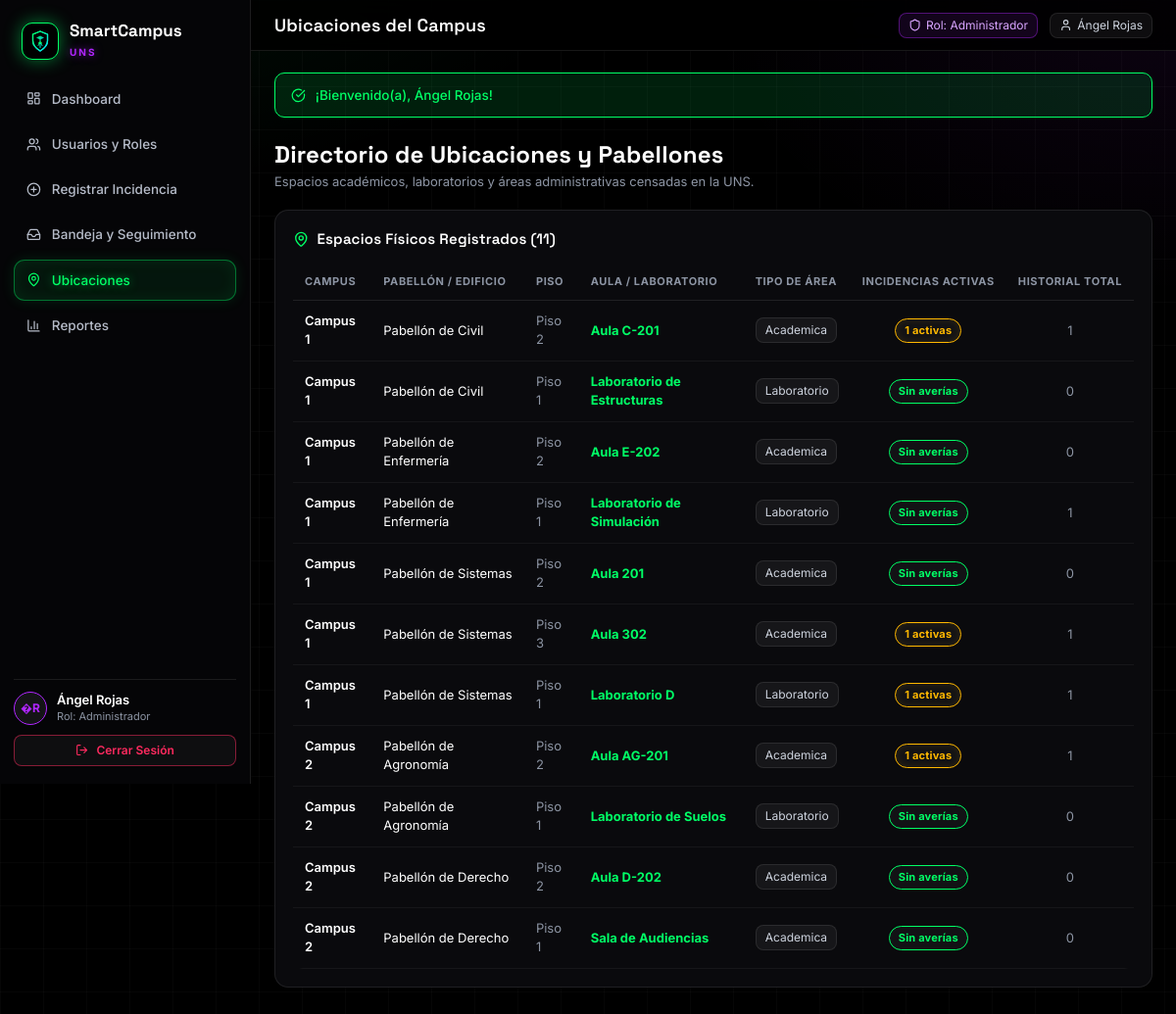
Page /ubicaciones.php (signed in) on the committed database.
### tables this page shows
CREATE TABLE Ubicaciones (
    idUbic INT AUTO_INCREMENT PRIMARY KEY,
    campus VARCHAR(50) NOT NULL,
    pabellon VARCHAR(80) NOT NULL,
    piso VARCHAR(20) NOT NULL,
    aula_espacio VARCHAR(80) NOT NULL,
    area_tipo ENUM('Academica', 'Laboratorio', 'Administrativa', 'Biblioteca', 'Servicios Generales', 'Areas comunes') DEFAULT 'Academica'
);

### includes/auth.php (called while the page is built, shortened)
<?php
function currentUser(): ?array {
    return $_SESSION['usuario'] ?? null;
}
function getFlash(): ?array {
    if (isset($_SESSION['flash'])) {
        $f = $_SESSION['flash'];
        return $f;
    }
    return null;
}

### ubicaciones.php (the view, shortened to what this page needs)
<?php
require_once __DIR__ . '/includes/conexion.php';
require_once __DIR__ . '/includes/auth.php';
$tituloPagina = 'Ubicaciones del Campus';
$sql = "
    SELECT
        u.*,
        COUNT(i.idIncidencia) as total_incidencias,
        SUM(CASE WHEN i.estado IN ('Registrada', 'Revisada', 'Asignada', 'En atencion') THEN 1 ELSE 0 END) as activas
    FROM ubicaciones u
    LEFT JOIN incidencias i ON u.idUbic = i.idUbic
    GROUP BY u.idUbic
    ORDER BY u.campus, u.pabellon, u.aula_espacio
";
$stmt = $pdo->query($sql);
$ubicaciones = $stmt->fetchAll();
include __DIR__ . '/includes/header.php';
?>
<div class="page-h">
    <div>
        <h1>Directorio de Ubicaciones y Pabellones</h1>
        <p>Espacios académicos, laboratorios y áreas administrativas censadas en la UNS.</p>
    </div>
</div>
<div class="card">
    <div class="card-h">
        <h3><i data-lucide="map-pin"></i> Espacios Físicos Registrados (<?= count($ubicaciones) ?>)</h3>
    </div>
    <div class="tbl-wrap">
        <table class="tbl">
            <thead>
                <tr>
                    <th>Campus</th>
                    <th>Pabellón / Edificio</th>
                    <th>Piso</th>
                    <th>Aula / Laboratorio</th>
                    <th>Tipo de Área</th>
                    <th style="text-align:center">Incidencias Activas</th>
                    <th style="text-align:center">Historial Total</th>
                </tr>
            </thead>
            <tbody>
                <?php foreach ($ubicaciones as $ub): ?>
                    <tr>
                        <td style="font-weight:600"><?= htmlspecialchars($ub['campus']) ?></td>
                        <td><?= htmlspecialchars($ub['pabellon']) ?></td>
                        <td class="muted">Piso <?= htmlspecialchars($ub['piso']) ?></td>
                        <td><b style="color:var(--g)"><?= htmlspecialchars($ub['aula_espacio']) ?></b></td>
                        <td>
                            <span class="chip"><?= htmlspecialchars($ub['area_tipo']) ?></span>
                        </td>
                        <td style="text-align:center">
                            <?php if ($ub['activas'] > 0): ?>
                                <span class="badge b-Alta"><?= $ub['activas'] ?> activas</span>
                            <?php else: ?>
                                <span class="badge b-Media">Sin averías</span>
                            <?php endif; ?>
                        </td>
                        <td style="text-align:center" class="muted">
                            <?= $ub['total_incidencias'] ?>
                        </td>
                    </tr>
                <?php endforeach; ?>
            </tbody>
        </table>
    </div>
</div>
<?php include __DIR__ . '/includes/footer.php'; ?>

### includes/header.php (shortened to what this page needs)
<?php
require_once __DIR__ . '/auth.php';
$tituloPagina = $tituloPagina ?? 'SmartCampus AI';
?>
<!DOCTYPE html>
<html lang="es">
<head>
    <link rel="stylesheet" href="assets/css/styles.css">
</head>
<body>
<div class="app">
    <?php include __DIR__ . '/sidebar.php'; ?>
    <main class="main">
        <header class="topbar">
            <h2><?= htmlspecialchars($tituloPagina) ?></h2>
            <div class="chip chip-p" style="text-transform:capitalize">
                <i data-lucide="shield"></i>
                <span>Rol: <?= htmlspecialchars($rol) ?></span>
            </div>
            <div class="chip" title="<?= htmlspecialchars($user['email'] ?? '') ?>">
                <i data-lucide="user"></i>
                <span><?= htmlspecialchars($user['nomUsuario'] ?? '') ?></span>
            </div>
        </header>
        <div id="view">
            <?php
            $flash = getFlash();
            if ($flash):
            ?>
                <div class="alert-flash alert-<?= htmlspecialchars($flash['tipo']) ?>">
                    <i data-lucide="<?= $flash['tipo'] === 'success' ? 'check-circle' : 'alert-circle' ?>"></i>
                    <span><?= htmlspecialchars($flash['mensaje']) ?></span>
                </div>
            <?php endif; ?>

### includes/sidebar.php
<?php
require_once __DIR__ . '/auth.php';
$user = currentUser();
$rol = strtolower($user['nomRol'] ?? 'reportante');
$currentPage = basename($_SERVER['PHP_SELF']);
$nombres = explode(' ', $user['nomUsuario'] ?? 'Usuario');
$iniciales = '';
foreach (array_slice($nombres, 0, 2) as $n) {
    $iniciales .= strtoupper(substr($n, 0, 1));
}
?>
<aside class="sidebar" id="sidebar">
    <div class="brand">
        <div class="brand-logo">
            <img src="assets/img/logo.svg" alt="SmartCampus" style="width:24px;height:24px;">
        </div>
        <div>
            <b>SmartCampus</b>
            <small>UNS</small>
        </div>
    </div>
    <nav class="nav">
        <?php if ($rol === 'administrador' || $rol === 'operador'): ?>
            <a href="dashboard.php" class="<?= ($currentPage === 'dashboard.php') ? 'active' : '' ?>">
                <i data-lucide="layout-dashboard"></i>
                <span>Dashboard</span>
            </a>
        <?php endif; ?>
        <?php if ($rol === 'administrador'): ?>
            <a href="usuarios.php" class="<?= ($currentPage === 'usuarios.php') ? 'active' : '' ?>">
                <i data-lucide="users"></i>
                <span>Usuarios y Roles</span>
            </a>
        <?php endif; ?>
        <?php if ($rol === 'reportante' || $rol === 'administrador'): ?>
            <a href="registrar.php" class="<?= ($currentPage === 'registrar.php') ? 'active' : '' ?>">
                <i data-lucide="plus-circle"></i>
                <span>Registrar Incidencia</span>
            </a>
        <?php endif; ?>
        <a href="bandeja.php" class="<?= ($currentPage === 'bandeja.php' || $currentPage === 'detalle.php') ? 'active' : '' ?>">
            <i data-lucide="inbox"></i>
            <span>Bandeja y Seguimiento</span>
        </a>
        <?php if ($rol === 'administrador' || $rol === 'operador'): ?>
            <a href="ubicaciones.php" class="<?= ($currentPage === 'ubicaciones.php') ? 'active' : '' ?>">
                <i data-lucide="map-pin"></i>
                <span>Ubicaciones</span>
            </a>
            <a href="reportes.php" class="<?= ($currentPage === 'reportes.php') ? 'active' : '' ?>">
                <i data-lucide="bar-chart-3"></i>
                <span>Reportes</span>
            </a>
        <?php endif; ?>
    </nav>
    <div class="side-foot">
        <div class="user-card">
            <div class="avatar av-<?= htmlspecialchars($rol) ?>">
                <?= htmlspecialchars($iniciales) ?>
            </div>
            <div style="min-width:0;flex:1">
                <div class="n" style="white-space:nowrap;overflow:hidden;text-overflow:ellipsis" title="<?= htmlspecialchars($user['nomUsuario'] ?? '') ?>">
                    <?= htmlspecialchars($user['nomUsuario'] ?? 'Usuario') ?>
                </div>
                <div class="r" style="text-transform:capitalize">
                    Rol: <?= htmlspecialchars($rol) ?>
                </div>
            </div>
        </div>
        <a href="logout.php" class="btn btn-sm btn-danger btn-block" style="text-decoration:none">
            <i data-lucide="log-out"></i>
            <span>Cerrar Sesión</span>
        </a>
    </div>
</aside>

### includes/footer.php (shortened to what this page needs)
        </div>
    </main>
</div>
</body>
</html>

### includes/header.php (style rules this page uses)
.alert-flash { padding: 12px 16px; border-radius: 10px; margin-bottom: 20px; display: flex; align-items: center; gap: 10px; font-weight: 500; font-size: 13.5px; }
.alert-success { background: rgba(0, 255, 102, 0.12); border: 1px solid var(--g); color: var(--g); }

### rows in the picture
ubicaciones: campus "Campus 1", pabellon "Pabellón de Civil", piso "2", aula_espacio "Aula C-201", area_tipo "Academica", activas "1", total_incidencias "1"
ubicaciones: campus "Campus 1", pabellon "Pabellón de Civil", piso "1", aula_espacio "Laboratorio de Estructuras", area_tipo "Laboratorio", shows "Sin averías", total_incidencias "0"
ubicaciones: campus "Campus 1", pabellon "Pabellón de Enfermería", piso "2", aula_espacio "Aula E-202", area_tipo "Academica", shows "Sin averías", total_incidencias "0"
ubicaciones: campus "Campus 1", pabellon "Pabellón de Enfermería", piso "1", aula_espacio "Laboratorio de Simulación", area_tipo "Laboratorio", shows "Sin averías", total_incidencias "1"
ubicaciones: campus "Campus 1", pabellon "Pabellón de Sistemas", piso "2", aula_espacio "Aula 201", area_tipo "Academica", shows "Sin averías", total_incidencias "0"
ubicaciones: campus "Campus 1", pabellon "Pabellón de Sistemas", piso "3", aula_espacio "Aula 302", area_tipo "Academica", activas "1", total_incidencias "1"
ubicaciones: campus "Campus 1", pabellon "Pabellón de Sistemas", piso "1", aula_espacio "Laboratorio D", area_tipo "Laboratorio", activas "1", total_incidencias "1"
ubicaciones: campus "Campus 2", pabellon "Pabellón de Agronomía", piso "2", aula_espacio "Aula AG-201", area_tipo "Academica", activas "1", total_incidencias "1"
ubicaciones: campus "Campus 2", pabellon "Pabellón de Agronomía", piso "1", aula_espacio "Laboratorio de Suelos", area_tipo "Laboratorio", shows "Sin averías", total_incidencias "0"
ubicaciones: campus "Campus 2", pabellon "Pabellón de Derecho", piso "2", aula_espacio "Aula D-202", area_tipo "Academica", shows "Sin averías", total_incidencias "0"
ubicaciones: campus "Campus 2", pabellon "Pabellón de Derecho", piso "1", aula_espacio "Sala de Audiencias", area_tipo "Academica", shows "Sin averías", total_incidencias "0"

### other values in the picture
$iniciales "�R"
$user['nomUsuario'] "Ángel Rojas"
$rol "Administrador"
$tituloPagina "Ubicaciones del Campus"
$flash['mensaje'] "¡Bienvenido(a), Ángel Rojas!"
count($ubicaciones) "11"
